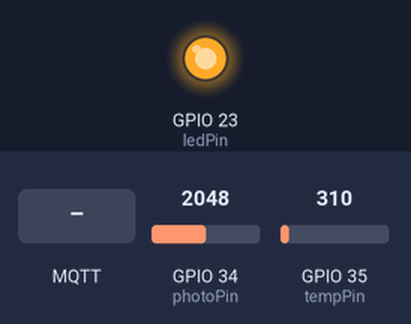
Bench run of a sketch on a simulated ESP32. Parts: output pins drawn as LEDs (lit = HIGH). Inputs (shaded band) come from the test bench; at power-on: GPIO 34 (photoPin) = 2048, GPIO 35 (tempPin) = 310. WiFi joins after 1.5 s; servers stay silent unless stated; random numbers use the default seed unless the sketch sets one; no MQTT or app messages arrive unless stated; what the sketch prints to the serial monitor is not drawn.

Above: at 4.7 s.
4.8 s: MQTT message "led_off" arrives on the first subscribed topic
At 5.6 s:
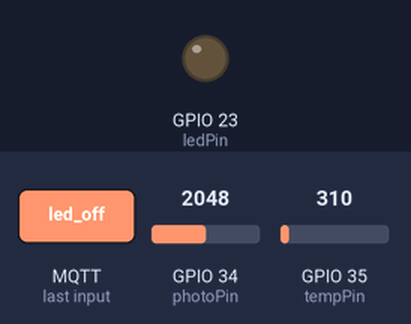
7.8 s: MQTT message "led_on" arrives on the first subscribed topic
At 9.1 s:
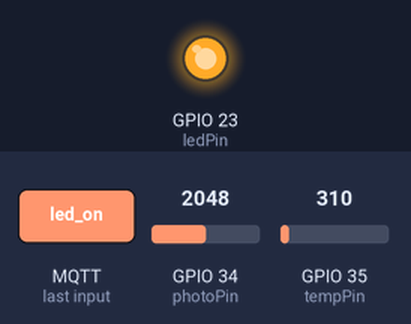
Timing chart, 0 to 10.8 s (numbered marks = the images above; inputs shaded):
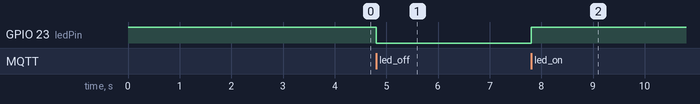

The sketch:

garden-sensorboard.ino
```cpp
#include <WiFi.h>
#include <PubSubClient.h>
#include <String.h>
#define MSG_BUFFER_SIZE  50

//variabili globali
int tempVal = 0;
float temp;
float volts;
float lightVal;

const int tempPin = 35;
const int ledPin = 23;
const int photoPin = 34;

/* wifi network info */
const char* ssid = "AIR2";
const char* password = "giovanniboss";

/* MQTT server address */
const char* mqtt_server = "broker.mqtt-dashboard.com";

/* MQTT client management */

WiFiClient espClient;
PubSubClient client(espClient);

unsigned long lastMsgTime = 0;
char msg[MSG_BUFFER_SIZE];
int value = 0;

void setup_wifi() {

  delay(10);

  Serial.println(String("Connecting to ") + ssid);

  WiFi.mode(WIFI_STA);
  WiFi.begin(ssid, password);

  while (WiFi.status() != WL_CONNECTED) {
    delay(500);
    Serial.print(".");
  }

  Serial.println("");
  Serial.println("WiFi connected");
  Serial.println("IP address: ");
  Serial.println(WiFi.localIP());
}

/* MQTT subscribing callback */

void callback(char* topic, byte* message, unsigned int length) {
  Serial.print("Message arrived on topic: ");
  Serial.print(topic);
  Serial.print(". Message: ");
  String messageTemp;

  for (int i = 0; i < length; i++) {
    Serial.print((char)message[i]);
    messageTemp += (char)message[i];
  }
  Serial.println();
  // If a message is received on the topic, you check if the message is either "on" or "off".
  // Changes the output state according to the message
  if (String(topic) == "SmartGarden/data") {
    if(messageTemp == "led_on"){
      //Serial.println("led_on");
      digitalWrite(ledPin, HIGH);
    }
    else if(messageTemp == "led_off"){
      //Serial.println("led_off");
      digitalWrite(ledPin, LOW);
    }
  }
}

void reconnect() {

  // Loop until we're reconnected

  while (!client.connected()) {
    Serial.print("Attempting MQTT connection...");

    // Create a random client ID
    String clientId = String("SmartGarden-client-")+String(random(0xffff), HEX);

    // Attempt to connect
    if (client.connect(clientId.c_str())) {
      Serial.println("connected");
      // Once connected, publish an announcement...
      // client.publish("outTopic", "hello world");
      // ... and resubscribe
      client.subscribe("SmartGarden/data");
    } else {
      Serial.print("failed, rc=");
      Serial.print(client.state());
      Serial.println(" try again in 5 seconds");
      // Wait 5 seconds before retrying
      delay(5000);
    }
  }
}

int getTemp() {
  tempVal = analogRead(tempPin);
  tempVal = map(tempVal, 0, 4096, 1, 5);
  tempVal = int(tempVal);
  return tempVal;
}

int getLight() {
  lightVal = analogRead(photoPin);
  lightVal = map(lightVal, 0, 4096, 1, 8);
  lightVal = int(lightVal);
  return lightVal;
}

void setup()
{
  pinMode(tempPin, INPUT);
  pinMode(ledPin, OUTPUT);
  pinMode(photoPin, INPUT);

  digitalWrite(ledPin, HIGH);

  Serial.begin(115200);
  delay(2000);
  setup_wifi();
  randomSeed(micros());
  client.setServer(mqtt_server, 1883);
  client.setCallback(callback);
}

void loop()
{
  if (!client.connected()) {
    reconnect();
  }
  client.loop();

  unsigned long now = millis();
  if (now - lastMsgTime > 2000) {
    lastMsgTime = now;
    value++;

    /* Publishing data */
    char tempString[2];
    dtostrf(getTemp(), 1, 0, tempString);
    char lightString[2];
    dtostrf(getLight(), 1, 0, lightString);
    strcpy(msg, tempString);
    strcat(msg, ", ");
    strcat(msg, lightString);

    client.publish("SmartGarden/data", msg);

    /*
    if(getTemp() > 4) {
      digitalWrite(ledPin, LOW);
    } else {
      digitalWrite(ledPin, HIGH);
    }
    */
  }
}
```

Measured:
- after the input at 4.8 s, GPIO 23 (ledPin): HIGH → LOW at once
- after the input at 7.8 s, GPIO 23 (ledPin): LOW → HIGH at once
